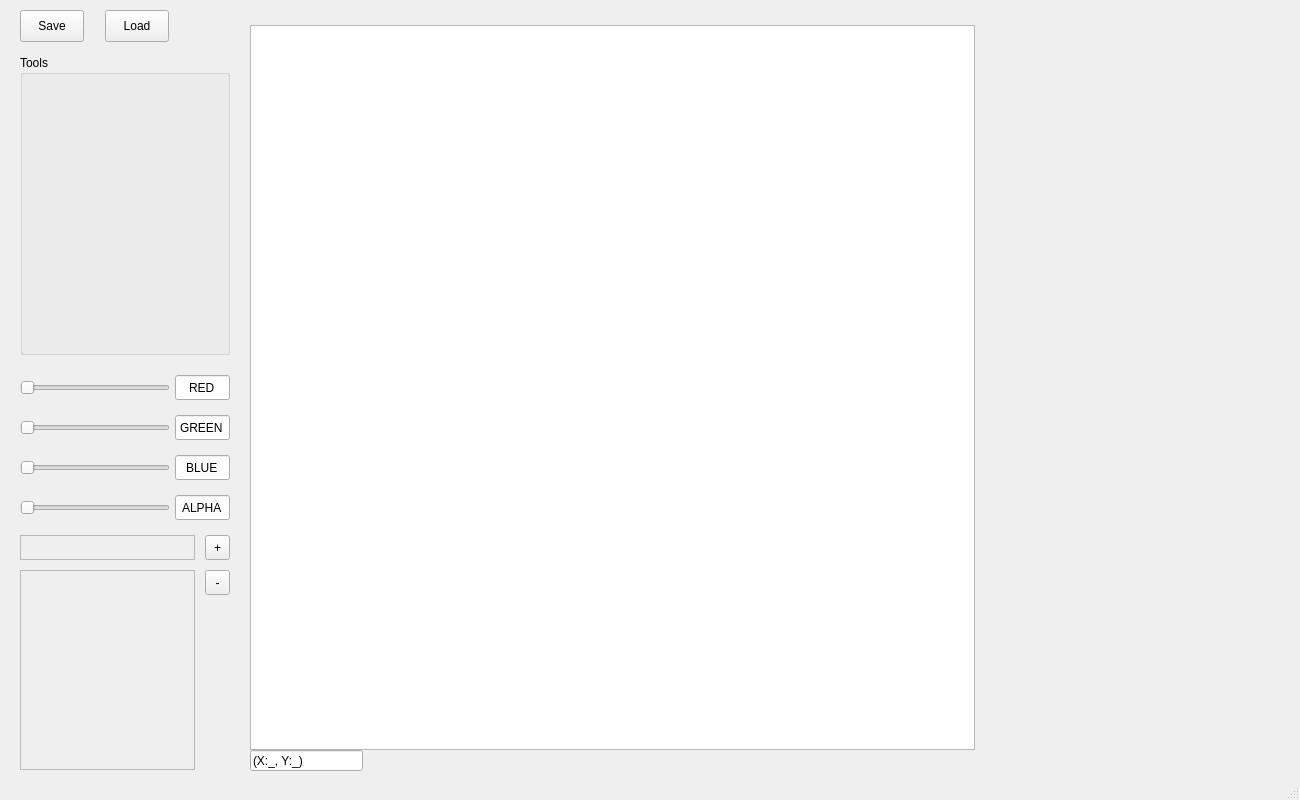
<?xml version="1.0" encoding="UTF-8"?>
<ui version="4.0">
 <class>MainWindow</class>
 <widget class="QMainWindow" name="MainWindow">
  <property name="geometry">
   <rect>
    <x>0</x>
    <y>0</y>
    <width>1300</width>
    <height>800</height>
   </rect>
  </property>
  <property name="sizePolicy">
   <sizepolicy hsizetype="Fixed" vsizetype="Fixed">
    <horstretch>0</horstretch>
    <verstretch>0</verstretch>
   </sizepolicy>
  </property>
  <property name="maximumSize">
   <size>
    <width>1300</width>
    <height>800</height>
   </size>
  </property>
  <property name="windowTitle">
   <string>MainWindow</string>
  </property>
  <widget class="QWidget" name="centralwidget">
   <property name="sizePolicy">
    <sizepolicy hsizetype="Fixed" vsizetype="Fixed">
     <horstretch>0</horstretch>
     <verstretch>0</verstretch>
    </sizepolicy>
   </property>
   <widget class="QWidget" name="canvas" native="true">
    <property name="geometry">
     <rect>
      <x>250</x>
      <y>25</y>
      <width>725</width>
      <height>725</height>
     </rect>
    </property>
    <property name="sizePolicy">
     <sizepolicy hsizetype="Fixed" vsizetype="Fixed">
      <horstretch>0</horstretch>
      <verstretch>0</verstretch>
     </sizepolicy>
    </property>
    <property name="mouseTracking">
     <bool>false</bool>
    </property>
    <widget class="QGraphicsView" name="graphicsView">
     <property name="geometry">
      <rect>
       <x>0</x>
       <y>0</y>
       <width>725</width>
       <height>725</height>
      </rect>
     </property>
     <property name="sizePolicy">
      <sizepolicy hsizetype="Fixed" vsizetype="Fixed">
       <horstretch>0</horstretch>
       <verstretch>0</verstretch>
      </sizepolicy>
     </property>
    </widget>
   </widget>
   <widget class="QPushButton" name="saveButton">
    <property name="geometry">
     <rect>
      <x>20</x>
      <y>10</y>
      <width>64</width>
      <height>32</height>
     </rect>
    </property>
    <property name="sizePolicy">
     <sizepolicy hsizetype="Fixed" vsizetype="Fixed">
      <horstretch>0</horstretch>
      <verstretch>0</verstretch>
     </sizepolicy>
    </property>
    <property name="text">
     <string>Save</string>
    </property>
   </widget>
   <widget class="QPushButton" name="loadButton">
    <property name="geometry">
     <rect>
      <x>105</x>
      <y>10</y>
      <width>64</width>
      <height>32</height>
     </rect>
    </property>
    <property name="sizePolicy">
     <sizepolicy hsizetype="Fixed" vsizetype="Fixed">
      <horstretch>0</horstretch>
      <verstretch>0</verstretch>
     </sizepolicy>
    </property>
    <property name="text">
     <string>Load</string>
    </property>
   </widget>
   <widget class="QGroupBox" name="toolBox">
    <property name="geometry">
     <rect>
      <x>20</x>
      <y>55</y>
      <width>210</width>
      <height>300</height>
     </rect>
    </property>
    <property name="sizePolicy">
     <sizepolicy hsizetype="Fixed" vsizetype="Fixed">
      <horstretch>0</horstretch>
      <verstretch>0</verstretch>
     </sizepolicy>
    </property>
    <property name="title">
     <string>Tools</string>
    </property>
   </widget>
   <widget class="QSlider" name="redSlider">
    <property name="geometry">
     <rect>
      <x>20</x>
      <y>375</y>
      <width>150</width>
      <height>25</height>
     </rect>
    </property>
    <property name="maximum">
     <number>255</number>
    </property>
    <property name="orientation">
     <enum>Qt::Orientation::Horizontal</enum>
    </property>
   </widget>
   <widget class="QSlider" name="greenSlider">
    <property name="geometry">
     <rect>
      <x>20</x>
      <y>415</y>
      <width>150</width>
      <height>25</height>
     </rect>
    </property>
    <property name="maximum">
     <number>255</number>
    </property>
    <property name="orientation">
     <enum>Qt::Orientation::Horizontal</enum>
    </property>
   </widget>
   <widget class="QSlider" name="blueSlider">
    <property name="geometry">
     <rect>
      <x>20</x>
      <y>455</y>
      <width>150</width>
      <height>25</height>
     </rect>
    </property>
    <property name="maximum">
     <number>255</number>
    </property>
    <property name="orientation">
     <enum>Qt::Orientation::Horizontal</enum>
    </property>
   </widget>
   <widget class="QSlider" name="alphaSlider">
    <property name="geometry">
     <rect>
      <x>20</x>
      <y>495</y>
      <width>150</width>
      <height>25</height>
     </rect>
    </property>
    <property name="maximum">
     <number>255</number>
    </property>
    <property name="orientation">
     <enum>Qt::Orientation::Horizontal</enum>
    </property>
    <property name="tickPosition">
     <enum>QSlider::TickPosition::NoTicks</enum>
    </property>
   </widget>
   <widget class="QFrame" name="currentColor">
    <property name="geometry">
     <rect>
      <x>20</x>
      <y>535</y>
      <width>175</width>
      <height>25</height>
     </rect>
    </property>
    <property name="sizePolicy">
     <sizepolicy hsizetype="Fixed" vsizetype="Fixed">
      <horstretch>0</horstretch>
      <verstretch>0</verstretch>
     </sizepolicy>
    </property>
    <property name="frameShape">
     <enum>QFrame::Shape::StyledPanel</enum>
    </property>
    <property name="frameShadow">
     <enum>QFrame::Shadow::Raised</enum>
    </property>
   </widget>
   <widget class="QToolButton" name="addToPaletteButton">
    <property name="geometry">
     <rect>
      <x>205</x>
      <y>535</y>
      <width>25</width>
      <height>25</height>
     </rect>
    </property>
    <property name="text">
     <string>+</string>
    </property>
    <property name="iconSize">
     <size>
      <width>25</width>
      <height>25</height>
     </size>
    </property>
   </widget>
   <widget class="QToolButton" name="deleteFromColoPalette">
    <property name="geometry">
     <rect>
      <x>205</x>
      <y>570</y>
      <width>25</width>
      <height>25</height>
     </rect>
    </property>
    <property name="text">
     <string>-</string>
    </property>
    <property name="iconSize">
     <size>
      <width>25</width>
      <height>25</height>
     </size>
    </property>
   </widget>
   <widget class="QLineEdit" name="redSliderIO">
    <property name="geometry">
     <rect>
      <x>175</x>
      <y>375</y>
      <width>55</width>
      <height>25</height>
     </rect>
    </property>
    <property name="text">
     <string>RED</string>
    </property>
    <property name="alignment">
     <set>Qt::AlignmentFlag::AlignCenter</set>
    </property>
   </widget>
   <widget class="QLineEdit" name="alphaSliderIO">
    <property name="geometry">
     <rect>
      <x>175</x>
      <y>495</y>
      <width>55</width>
      <height>25</height>
     </rect>
    </property>
    <property name="text">
     <string>ALPHA</string>
    </property>
    <property name="alignment">
     <set>Qt::AlignmentFlag::AlignCenter</set>
    </property>
   </widget>
   <widget class="QLineEdit" name="blueSliderIO">
    <property name="geometry">
     <rect>
      <x>175</x>
      <y>455</y>
      <width>55</width>
      <height>25</height>
     </rect>
    </property>
    <property name="text">
     <string>BLUE</string>
    </property>
    <property name="alignment">
     <set>Qt::AlignmentFlag::AlignCenter</set>
    </property>
   </widget>
   <widget class="QLineEdit" name="greenSliderIO">
    <property name="geometry">
     <rect>
      <x>175</x>
      <y>415</y>
      <width>55</width>
      <height>25</height>
     </rect>
    </property>
    <property name="text">
     <string>GREEN</string>
    </property>
    <property name="alignment">
     <set>Qt::AlignmentFlag::AlignCenter</set>
    </property>
   </widget>
   <widget class="QScrollArea" name="colorPalette">
    <property name="geometry">
     <rect>
      <x>20</x>
      <y>570</y>
      <width>175</width>
      <height>200</height>
     </rect>
    </property>
    <property name="sizePolicy">
     <sizepolicy hsizetype="Fixed" vsizetype="Expanding">
      <horstretch>0</horstretch>
      <verstretch>0</verstretch>
     </sizepolicy>
    </property>
    <property name="horizontalScrollBarPolicy">
     <enum>Qt::ScrollBarPolicy::ScrollBarAlwaysOff</enum>
    </property>
    <property name="widgetResizable">
     <bool>true</bool>
    </property>
    <widget class="QWidget" name="colorPaletteScrollContents">
     <property name="geometry">
      <rect>
       <x>0</x>
       <y>0</y>
       <width>173</width>
       <height>198</height>
      </rect>
     </property>
    </widget>
   </widget>
   <widget class="QLineEdit" name="coordinate">
    <property name="geometry">
     <rect>
      <x>250</x>
      <y>750</y>
      <width>113</width>
      <height>21</height>
     </rect>
    </property>
    <property name="text">
     <string>(X:_, Y:_)</string>
    </property>
   </widget>
  </widget>
  <widget class="QStatusBar" name="statusbar"/>
 </widget>
 <resources/>
 <connections/>
</ui>
